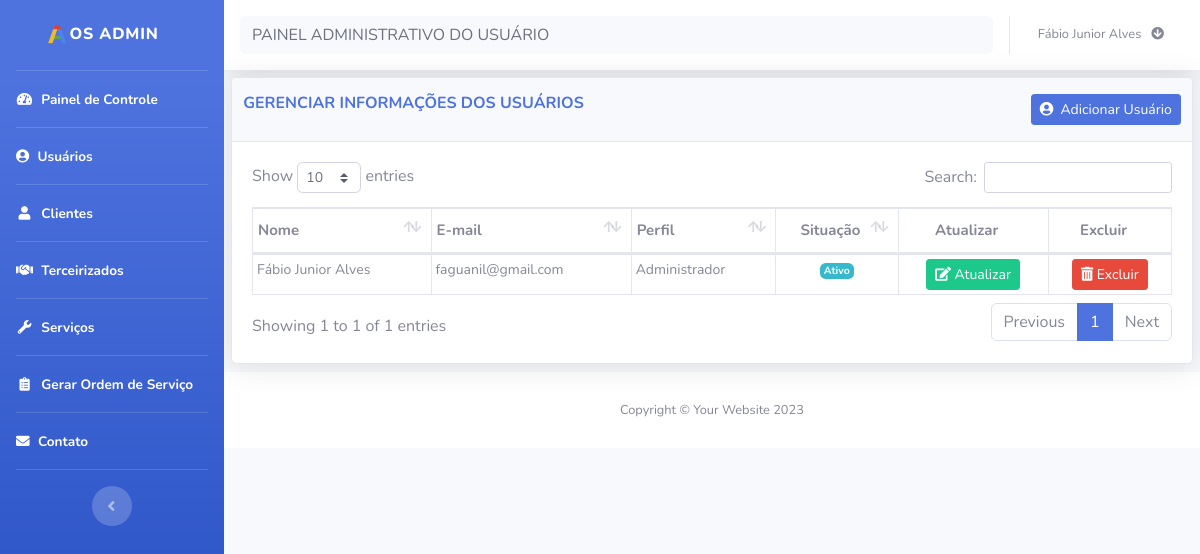
/usuario.php (signed in), run on the app's committed database.
### tables this page shows
CREATE TABLE `usuario` (
  `cod` int(11) NOT NULL,
  `nome` varchar(100) NOT NULL,
  `senha` varchar(100) NOT NULL,
  `email` varchar(100) NOT NULL,
  `perfil` int(11) NOT NULL,
  `status` int(11) NOT NULL,
  `data` date NOT NULL
);

### bd/bd_usuario.php (called while the page is built, shortened)
<?php
function listaUsuarios(){
  $conexao = conecta_db();
  $usuarios = array();
  $query = "SELECT *
            FROM usuario
            ORDER by nome";
  $resultado = mysqli_query($conexao,$query);
  while($dados = mysqli_fetch_array($resultado)) {
    array_push($usuarios,$dados);
  }
  return $usuarios;
}
?>

### usuario.php (the view, shortened to what this page needs)
<?php
require_once('header.php');
require_once('sidebar.php');
?>
<div id="content">
    <?php require_once('navbar.php');?>
    <div class="container-fluid">
        <div class="card shadow mb-2">
            <div class="card-header py-3">
                <div class="row">
                    <div class="col-md-8">
                        <h6 class="m-0 font-weight-bold text-primary" id="title">GERENCIAR INFORMAÇÕES DOS USUÁRIOS</h6>
                    </div>
                    <div class="col-md-4 card_button_title">
                        <a title="Adicionar novo usuário" href="cad_usuario.php"><button type="button" class="btn btn-primary btn-sm card_button_title" data-toggle="modal" id=" "> <i class="fa fa-user-circle">&nbsp;</i> Adicionar Usuário</button></a>
                    </div>
                </div>
            </div>
            <div class="card-body">
                <div class="table-responsive">
                    <table class="table table-bordered" id="dataTable" width="100%" cellspacing="0">
                        <thead>
                            <tr>
                                <th>Nome</th>
                                <th>E-mail</th>
                                <th>Perfil</th>
                                <th class="text-center">Situação</th>
                                <th class="text-center" data-orderable="false">Atualizar</th>
                                <th class="text-center" data-orderable="false">Excluir</th>
                            </tr>
                        </thead>
                        <tbody>
                            <?php
                            require_once ("bd/bd_usuario.php");
                            $usuarios = listaUsuarios();
                            foreach($usuarios as $dados):
                                ?>
                                <tr>
                                    <td><?= $dados['nome'] ?></td>
                                    <td><?= $dados['email'] ?></td>
                                    <td>Administrador</td>
                                    <td class="text-center"><?= ($dados['status'] == 1 ? '<span class="badge badge-info">Ativo</span>' : '<span class="badge badge-warning">Inativo</span>') ?></td>
                                    <td class="text-center">
                                        <a title="Atualizar" href="editar_usuario.php?cod=<?=$dados['cod']; ?>" class="btn btn-sm btn-success"><i class="fas fa-edit">&nbsp;</i>Atualizar</a>
                                    </td>
                                    <td class="text-center">
                                        <a title="Excluir" href="javascript(void)" data-toggle="modal" data-target="#excluir-<?=$dados['cod'];?>" class="btn btn-sm btn-danger"><i class="fas fa-trash-alt">&nbsp;</i>Excluir</a>
                                    </td>
                                </tr>
                            <?php endforeach ?>
                        </tbody>
                    </table>
                </div>
            </div>
        </div>
    </div>
    <?php
    require_once('footer.php');
    ?>

### css/custom.css (style rules this page uses)
.card_button_title { float: right; }
.table td, .table th { padding-right: 0; }
.table td { padding: .25rem; font-size: 14px; }
.table_resultfim td, th { padding: .87rem !important; }
.table_result td, th { padding: 1.1rem !important; }
.table th { padding-top: 10px !important; padding-bottom: 10px !important; padding-left: 5px !important; font-size: 15px; }
.table_process td, .table th { padding-right: 0; }

### data on the page
usuario: nome "Fábio Junior Alves", email "faguanil@gmail.com", status "Ativo"

### other printed values
$_SESSION['nome_usu'] "Fábio Junior Alves"
